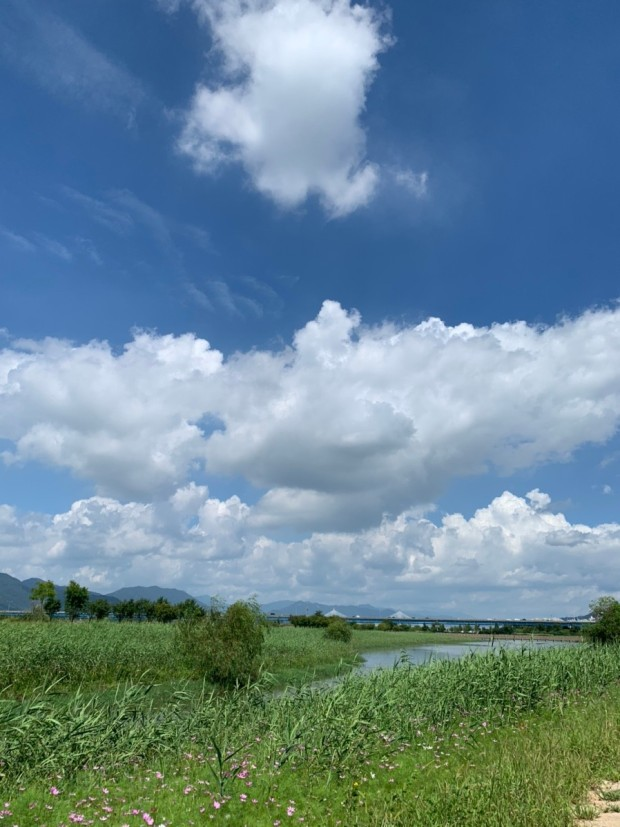
#> input picture studeyarray/images/flip_text.jpg, 620 x 827 px
$ python sum_avg.py
#> lines starting #> are read from the running program, lines starting #| are printed output that depends on the picture; after the words box and inside, x2 and y2 are one past the last pixel; in counts of white or black regions, pixels touching at a corner belong together; long printed decimals are rounded
import numpy as np,cv2

image = cv2.imread("images/flip_text.jpg", cv2.IMREAD_GRAYSCALE)
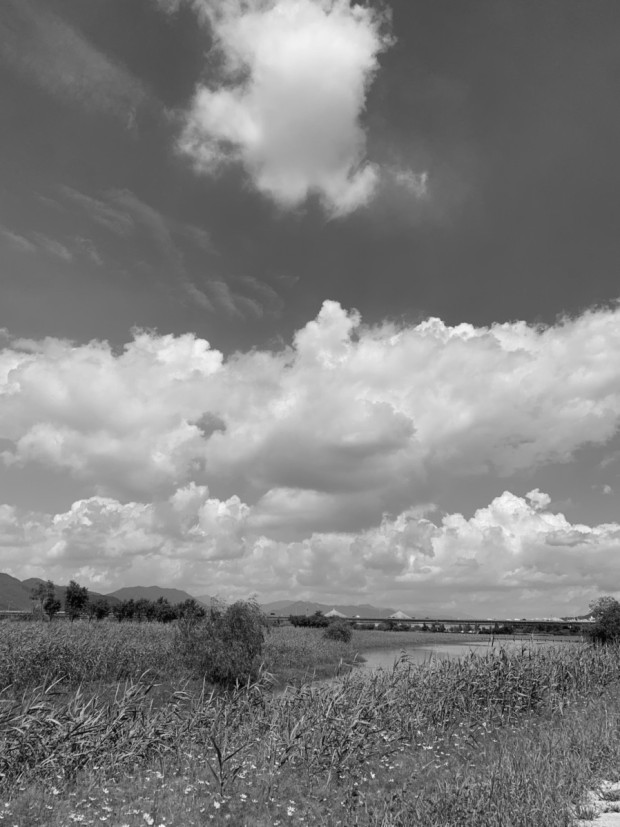
#> image: shape (827, 620); min 0, max 251, mean 128
if image is None: raise Exception("영상파일 읽기 오류 발생")

mask = np.zeros(image.shape[:2], np.uint8)
mask[60:160, 20:120] = 255

sum_value = cv2.sumElems(image)
#> sum_value = (65616212, 0, 0, 0)
mean_value1 = cv2.mean(image)
#> mean_value1 = (128, 0, 0, 0)
mean_value2 = cv2.mean(image, mask)
#> mean_value2 = (96.18, 0, 0, 0)

print("sum_value 자료형:", type(sum_value), type(sum_value[0]))
#| sum_value 자료형: <class 'tuple'> <class 'float'>
print("[sum_value] =", sum_value)
#| [sum_value] = (65616212.0, 0.0, 0.0, 0.0)
print("[mean_value1] =", mean_value1)
#| [mean_value1] = (127.972, 0.0, 0.0, 0.0)
print("[mean_value2] =", mean_value2)
#| [mean_value2] = (96.1824, 0.0, 0.0, 0.0)
print()

mean, stddev = cv2.meanStdDev(image)
#> mean = [128]; stddev = [46.9]
mean2, stddev2 = cv2.meanStdDev(image, mask=mask)
#> mean2 = [96.18]; stddev2 = [6.4]

print("mean 자료형:", type(mean), type(mean[0][0]))
#| mean 자료형: <class 'numpy.ndarray'> <class 'numpy.float64'>
print("[mean] =", mean.flatten())
#| [mean] = [127.972]
print("[stddev] =", stddev.flatten())
#| [stddev] = [46.900]
print()

print("[mean2] =", mean2.flatten())
#| [mean2] = [96.1824]
print("[stddev2] =", stddev2.flatten())
#| [stddev2] = [6.401]

cv2.imshow('image', image)
cv2.imshow('mask', mask)
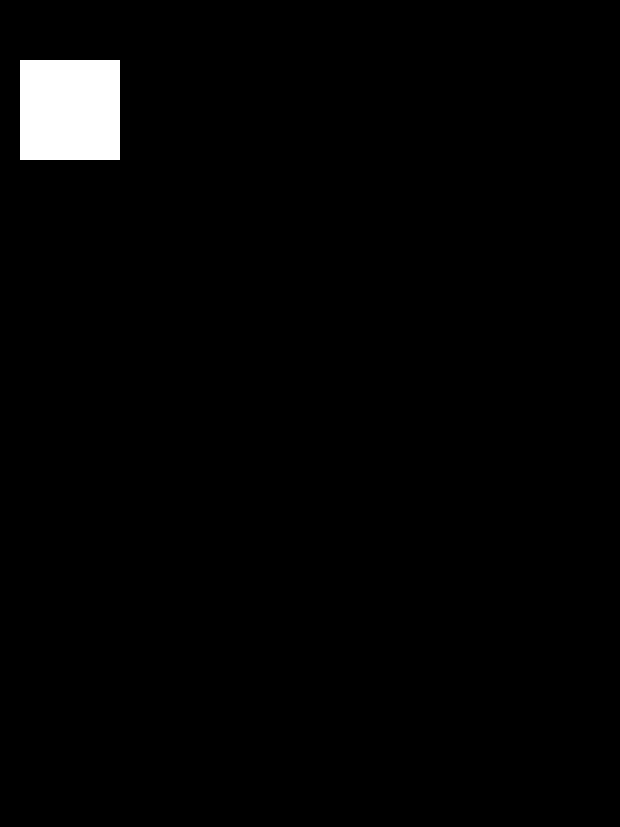
#> window 'mask': shape (827, 620); 2% white; 1 white region, box (x1, y1, x2, y2) and area: (20, 60, 120, 160) 10000
cv2.waitKey(0)
